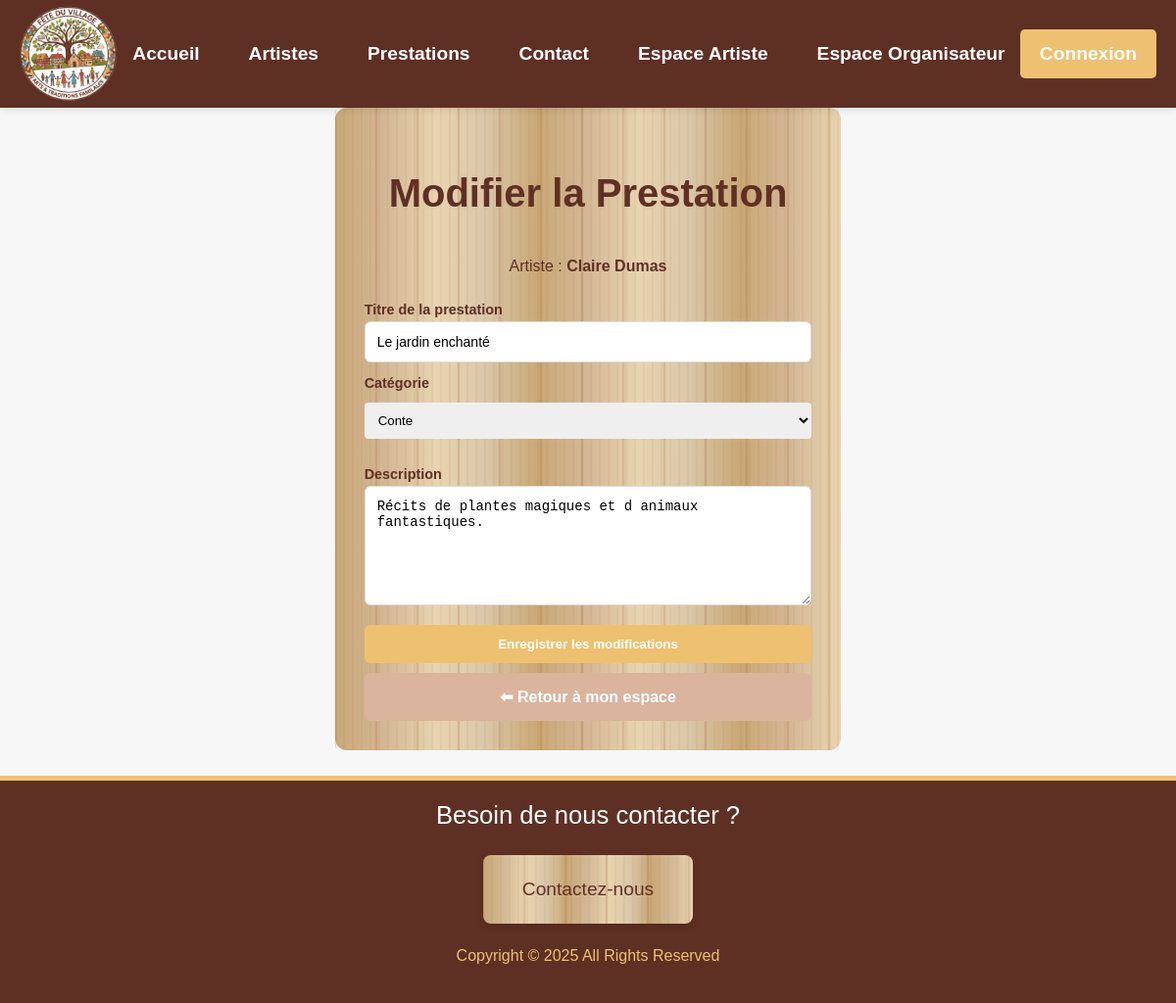
The app's page /app/Model/partiePrive/modifier_prestation.php?pid=19 with its own data.
### tables this page shows
CREATE TABLE `prestation` (
  `pid` int(11) NOT NULL,
  `intitule` varchar(255) NOT NULL,
  `description` text DEFAULT NULL,
  `image` varchar(255) DEFAULT NULL,
  `categories_id` int(11) DEFAULT NULL,
  `artiste_id` int(11) DEFAULT NULL
);

CREATE TABLE `utilisateur` (
  `uid` int(11) NOT NULL,
  `nom` varchar(255) NOT NULL,
  `prenom` varchar(255) NOT NULL,
  `nom_artiste` varchar(255) DEFAULT NULL,
  `email` varchar(255) NOT NULL,
  `mot_passe_hashe` varchar(255) NOT NULL,
  `photo` varchar(255) DEFAULT NULL,
  `description` text DEFAULT NULL,
  `est_organisateur` tinyint(1) DEFAULT 0
);

CREATE TABLE `categories` (
  `cid` int(11) NOT NULL,
  `intitule` varchar(255) NOT NULL
);

### app/Model/partiePrive/modifier_prestation.php (the view, shortened to what this page needs)
<?php
require_once __DIR__ . '/../../../assets/config/db.php';
$pid = isset($_GET['pid']) ? $_GET['pid'] : null;
$from = isset($_GET['from']) ? $_GET['from'] : 'artiste';
$stmt = $pdo->prepare("
    SELECT P.*, U.nom_artiste
    FROM Prestation P
    INNER JOIN Utilisateur U ON P.artiste_id = U.uid
    WHERE P.pid = ?
");
$stmt->execute(array($pid));
$presta = $stmt->fetch();
$query_cat = $pdo->query("SELECT cid, intitule FROM categories ORDER BY intitule ASC");
$categories = $query_cat->fetchAll();
$success = false;
$lien_retour = ($from === 'orga') ? 'modifier_profil.php?id=' . $presta['artiste_id'] : 'dashboard_artiste.php';
$texte_retour = ($from === 'orga') ? "Retour au profil" : "Retour à mon espace";
?>
<!DOCTYPE html>
<html lang="fr">
<head>
    <link rel="stylesheet" href="../../../assets/css/new.css">
</head>
<body>
    <?php include('../../View/header.php'); ?>
    <main class="centrage">
        <div class="formulaireContainer fondDesign flexCol" style="max-width: 600px; margin: 0 auto;">
            <h1>Modifier la Prestation</h1>
            <p>Artiste : <strong><?php echo htmlspecialchars($presta['nom_artiste']); ?></strong></p>
            <?php if ($success): ?>
                <?php afficherSuccesEtRediriger("Les modifications ont été enregistrées avec succès.", $lien_retour); ?>
            <?php else: ?>
                <form method="POST" class="formulaire flexCol">
                    <label for="intitule">Titre de la prestation</label>
                    <input type="text" name="intitule" id="intitule" value="<?php echo htmlspecialchars($presta['intitule']); ?>" required>
                    <label for="categories_id">Catégorie</label>
                    <select name="categories_id" id="categories_id" required>
                        <?php foreach ($categories as $cat): ?>
                            <option value="<?php echo $cat['cid']; ?>" <?php echo ($cat['cid'] == $presta['categories_id']) ? 'selected' : ''; ?>>
                                <?php echo htmlspecialchars($cat['intitule']); ?>
                            </option>
                        <?php endforeach; ?>
                    </select>
                    <label for="description">Description</label>
                    <textarea name="description" id="description" rows="6"><?php echo htmlspecialchars($presta['description']); ?></textarea>
                    <div class="flexWrap gap-10 mt-20">
                        <button type="submit" name="update_presta" class="btn btn-primaire">Enregistrer les modifications</button>
                        <a href="<?php echo $lien_retour; ?>" class="btn btn-secondaire">⬅ <?php echo $texte_retour; ?></a>
                    </div>
                </form>
            <?php endif; ?>
        </div>
    </main>
    <?php include('../../View/footer.php'); ?>
</body>
</html>

### assets/css/new.css (style rules this page uses)
:root { --couleur-primaire: #5e3023; --couleur-secondaire: #895737; --couleur-accent: #eec170; --couleur-fond-clair: #dab49d; --max-width-content: 1200px; --border-radius: 8px; --transition-speed: 0.3s; --shadow-light: 0 2px 8px rgba(0, 0, 0, 0.1); --shadow-medium: 0 4px 8px rgba(0, 0, 0, 0.1); --shadow-heavy: 0 10px 25px rgba(0, 0, 0, 0.2); }
h1, h2, h3, nav ul li a { font-family: 'MaSuperPolice', sans-serif; }
h1 { font-size: clamp(1.8rem, 4vw, 2.5rem); text-align: center; margin: 0; padding: 25px; }
* { box-sizing: border-box; }
html, body { height: 100%; margin: 0; }
body { padding: 0; font-family: Arial, sans-serif; min-height: 100vh; background-color: #f7f7f7; line-height: 1.6; display: flex; flex-direction: column; }
main { flex: 1; }
p { margin: 5px; }
a { text-decoration: none; color: inherit; z-index: 1; }
.centrage { max-width: var(--max-width-content); margin: 0 auto; padding: 0 20px; }
.fondDesign { background: linear-gradient(90deg, #C9A876 0%, #D4B896 10%, #E8D4B0 20%, #D9C7A8 30%, #C9A876 40%, #D4B896 50%, #E8D4B0 60%, #D9C7A8 70%, #C9A876 80%, #D4B896 90%, #E8D4B0 100%); position: relative; z-index: 0; }
.fondDesign::before { content: ''; position: absolute; top: 0; left: 0; right: 0; bottom: 0; background-image: repeating-linear-gradient(90deg, rgba(139, 69, 19, 0.3) 0px, transparent 2px, transparent 40px, rgba(139, 69, 19, 0.3) 42px), repeating-linear-gradient(90deg, rgba(160, 82, 45, 0.2) 0px, transparent 1px, transparent 8px, rgba(160, 82, 45, 0.2) 9px); opacity: 0.6; pointer-events: none; border-radius: 5px; z-index: 0; }
.flexCol { display: flex; flex-direction: column; }
.flexWrap { display: flex; flex-wrap: wrap; align-items: center; }
.btn { padding: 12px 20px; border: none; border-radius: 6px; cursor: pointer; font-weight: bold; transition: all var(--transition-speed); text-align: center; width: 100%; margin-top: 10px; color: white; }
.btn-primaire { background-color: var(--couleur-accent); }
.btn-secondaire { background-color: var(--couleur-fond-clair); }
label { font-weight: bold; margin: 0; display: block; margin-bottom: -10px; font-size: 0.9rem; }
input[type="search"], select { padding: 10px; border: none; border-radius: 4px; width: 100%; margin: 8px 0 15px; }
.formulaireContainer { align-items: center; margin: 15px auto; max-width: 450px; padding: 30px; border-radius: 12px; color: var(--couleur-primaire); }
.formulaire { gap: 10px; width: 100%; margin-top: 15px; z-index: 1; }
.formulaireContainer input, .formulaireContainer textarea { padding: 12px; width: 100%; border: 1px solid #ddd; border-radius: 6px; outline: none; transition: all var(--transition-speed); font-size: 14px; background-color: white; cursor: pointer; }
::placeholder { color: #aaa; font-style: italic; }

### records on screen
prestation: artiste.nom_artiste "Claire Dumas", intitule "Le jardin enchanté", categories_id "Conte", description "Récits de plantes magiques et d animaux fantastiques."

### other values on screen
$texte_retour "Retour à mon espace"
